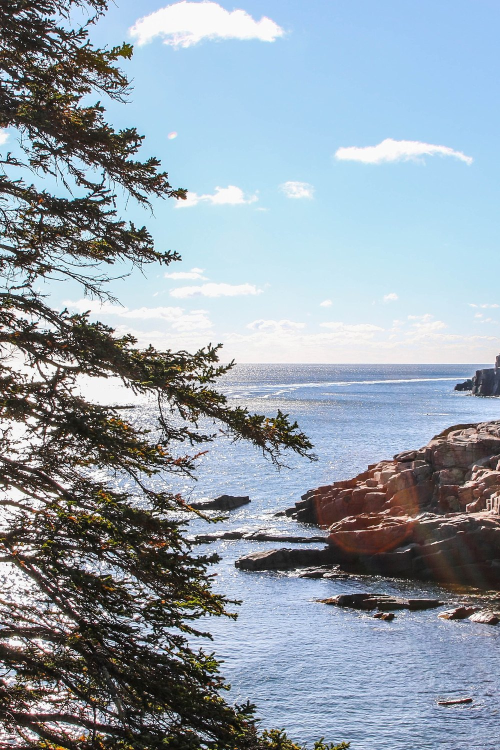
#> input picture art/acadia_coast_fall.jpg, 1000 x 1500 px (shown at 1/2 size)
$ python -i met.py   (imports and definitions only)
#> lines starting #> are read from the running program, lines starting #| are printed output that depends on the picture
#> further down, picture is the input picture: PIL image 1000x1500 RGB; mean R, G, B 146.3, 158.6, 169.9
# Met Open Access'ten aday tarar: kamu malı, dikey, renkli ve desenli eserler.
# Çıktı: scout/out/cands.json ve numaralı paftalar (sheet_*.jpg).
import functools, io, json, os, sys, time, urllib.parse, urllib.request
from PIL import Image, ImageDraw, ImageStat, ImageFilter

API = "https://collectionapi.metmuseum.org/public/collection/v1"
Q = [("Hiroshige", "japon"), ("Kuniyoshi", "japon"), ("Shahnama", "minyatur"), ("Mughal painting", "minyatur"),
     ("Klimt", "modern"), ("flower still life", "doga")]
PER = int(os.environ.get("PER", "12"))
# [1 line not run here, left out]

print = functools.partial(print, flush=True)

def get(url, raw=False):
    for i in range(2):
        try:
            req = urllib.request.Request(url, headers={"User-Agent": "stillpiece-scout/1.0"})
            b = urllib.request.urlopen(req, timeout=20).read()
            return b if raw else json.loads(b)
        except Exception as e:
            err = e; time.sleep(1)
    print("HATA", url, err, file=sys.stderr); return None

def score(img):
    # renk doygunluğu, aydınlık ve ayrıntı (kenar yoğunluğu); 0..1 arası
    s = ImageStat.Stat(img.convert("HSV")).mean[1] / 255
#> s = 0.224
    g = img.convert("L")
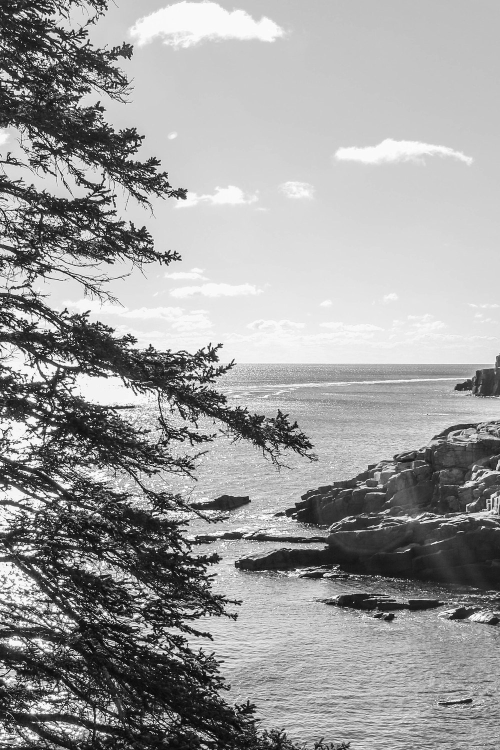
#> g: PIL image 1000x1500 L (shown at 1/2 size); min 0, max 255, mean 156.2
    b = ImageStat.Stat(g).mean[0] / 255
#> b = 0.613
    d = ImageStat.Stat(g.filter(ImageFilter.FIND_EDGES)).mean[0] / 255
#> d = 0.145
    return round(s, 3), round(b, 3), round(d, 3)

cands, seen = [], set()
# [27 lines not run here, left out]

# soluk ya da desensizleri ele, kalanları puanla
keep = [c for c in cands if c["sat"] >= 0.18 and c["detail"] >= 0.06 and 0.2 <= c["bright"] <= 0.85]
# [2 lines not run here, left out]
# her aramadan en iyi 10
out, per = [], {}
# [5 lines not run here, left out]

# paftalar: 10x4, 2:3 kırpılmış, numaralı
TW, TH, COLS, ROWS = 200, 300, 10, 4
# [14 lines not run here, left out]

>>> from PIL import Image
>>> picture = Image.open('../art/acadia_coast_fall.jpg')
>>> result = score(picture)
#> result = (0.224, 0.613, 0.145)

$ run again, on art/acadia_creek_lake.jpg
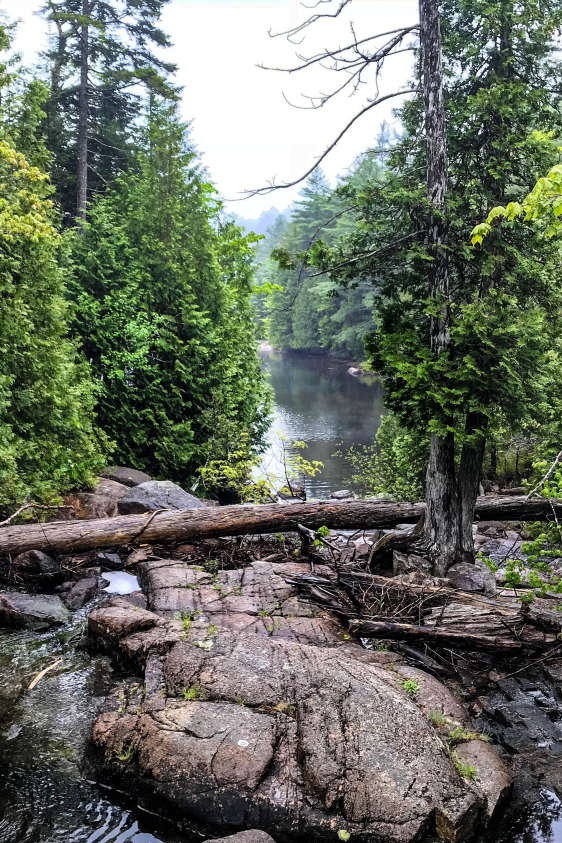
#> input picture art/acadia_creek_lake.jpg, 1686 x 2529 px (shown at 1/3 size)
#> picture is the input picture: PIL image 1686x2529 RGB; mean R, G, B 105.4, 111.4, 99
#> s = 0.266
#> in score, `g = img.convert("L")`:
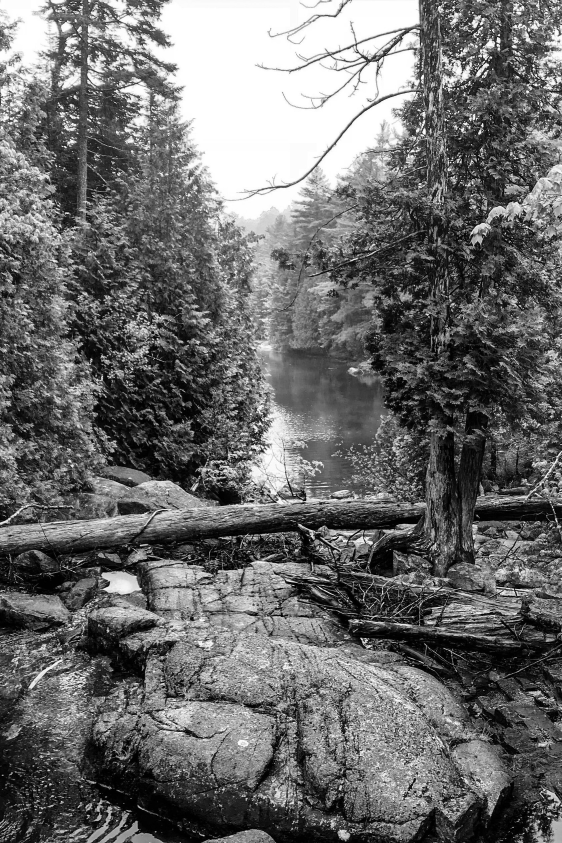
#> g: PIL image 1686x2529 L (shown at 1/3 size); min 0, max 255, mean 108.2
#> b = 0.424
#> d = 0.159
#> result = (0.266, 0.424, 0.159)

$ run again, on art/acadia_footbridge.jpg
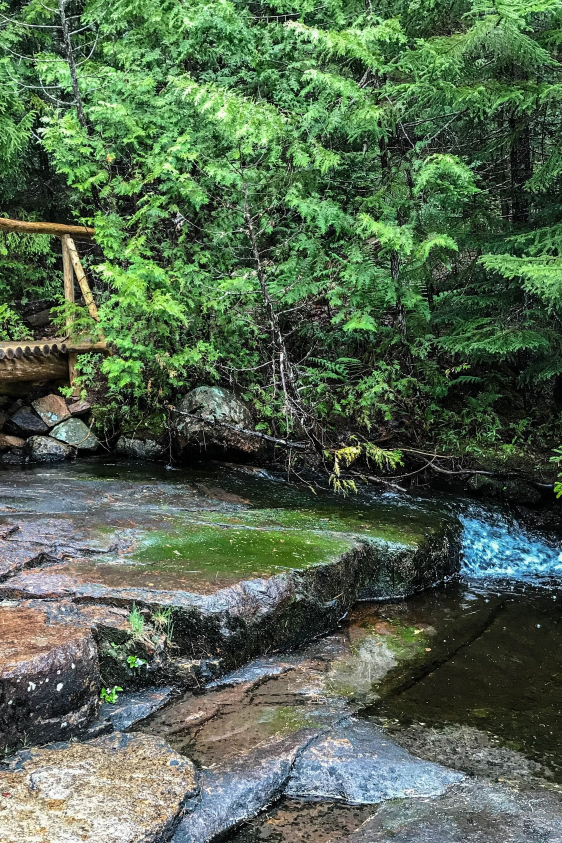
#> input picture art/acadia_footbridge.jpg, 1686 x 2529 px (shown at 1/3 size)
#> picture is the input picture: PIL image 1686x2529 RGB; mean R, G, B 84.6, 103.5, 80.2
#> s = 0.345
#> in score, `g = img.convert("L")`:
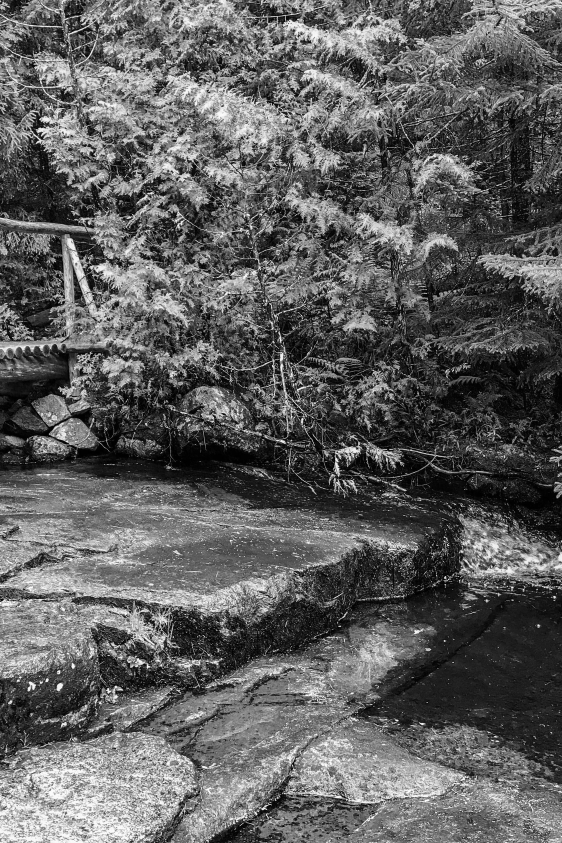
#> g: PIL image 1686x2529 L (shown at 1/3 size); min 0, max 255, mean 95.2
#> b = 0.373
#> d = 0.183
#> result = (0.345, 0.373, 0.183)
